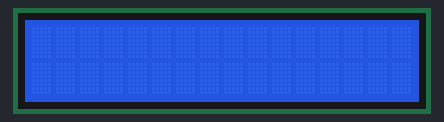
A sketch run on a simulated Arduino Uno, built with avr-gcc and run on an emulated ATmega328P. Parts: 16×2 character LCD.

Above: at 0.1 s.
At 1.1 s:
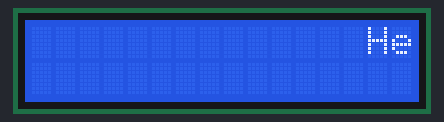
At 2.2 s:
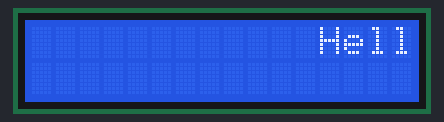
At 4.2 s:
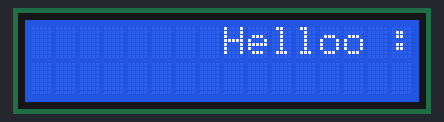
At 6.3 s:
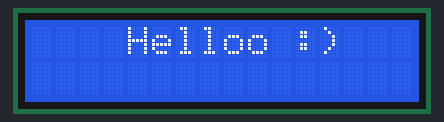
At 8.8 s:
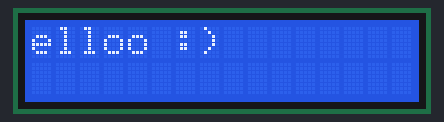

Measured:
- by itself, everything shown: repeats every 10.8 s, in 18 steps
- what the display in image 1 shows lasts 0.5 s, from 1.1 s to 1.6 s
- what the display in image 5 shows lasts 2.0 s, from 8.8 s to 10.8 s

The sketch:

LCD_Arduino.ino
```cpp
#include <LiquidCrystal_I2C.h> // Include the required libraries
LiquidCrystal_I2C lcd(0x27, 2, 1, 0, 4, 5, 6, 7, 3, POSITIVE); //Creates an LCD object.

void setup() {
lcd.begin(16,2); // LCD definition is made.
lcd.backlight(); // Lights are identified.
}

void loop() { // The loop function runs over and over again forever.
  int konum=16; // Its location is initially set to 16.
  while (konum>-5) {
    lcd.setCursor(konum,0);
    lcd.print("Helloo :)"); // Print "Hello :)" on the screen.
    konum=konum-1; //The position variable is decremented by 1.
    delay(500); //
    lcd.clear(); // Clean LCD

  }
}
```
